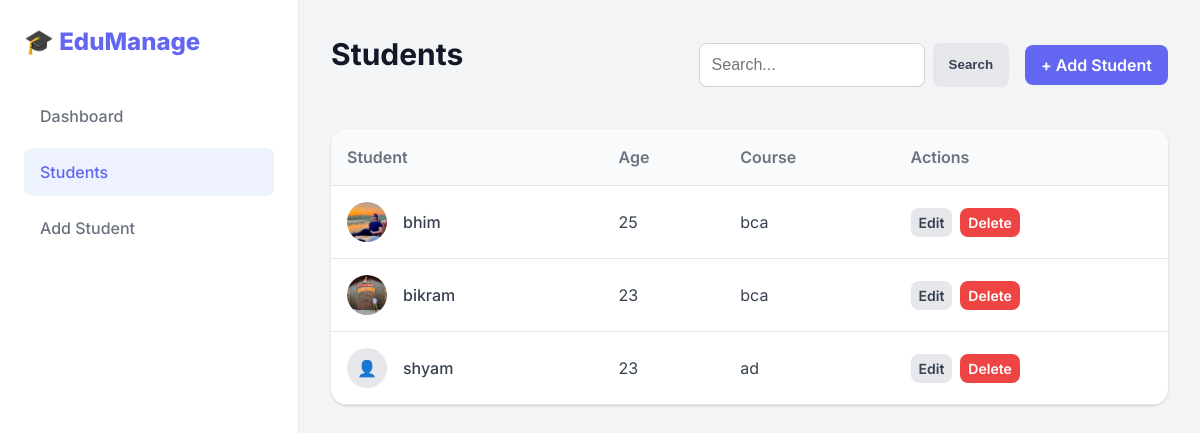
The app's page /student-list/, older data.
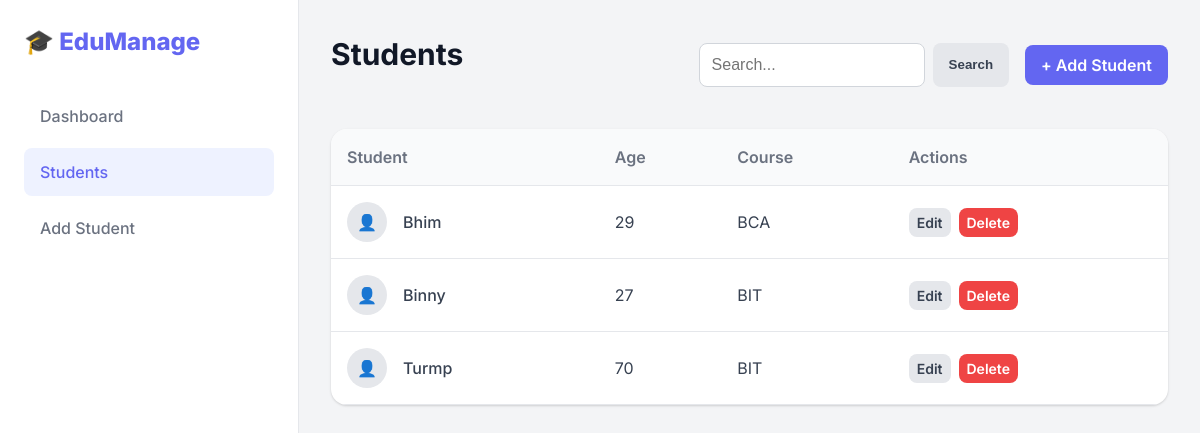
The same page, newer data.
### students/models.py (models this page shows, shortened)
class Student(models.Model):
    name = models.CharField(max_length=100)
    image = models.ImageField(upload_to='student_images/', blank=True, null=True)
    age = models.IntegerField()
    course = models.CharField(max_length=100)

### students/views.py (the view)
# urls.py: path('student-list/', StudentListView.as_view(), name='student-list'),
class StudentListView(ListView):
    model = Student
    template_name = 'students/student_list.html'
    context_object_name = 'students'
    def get_queryset(self):
        query = self.request.GET.get('q')
        if query:
            return Student.objects.filter(name__icontains=query).order_by("name")
        return Student.objects.all().order_by("name")

### students/templates/students/student_list.html (shortened to what this page needs)
{% extends 'students/base.html' %}
{% block content %}
<div class="header">
    <h1 class="page-title">Students</h1>
    <div style="display: flex; gap: 1rem; align-items: center;">
        <form method="GET" action="" style="display: flex; gap: 0.5rem;">
            <input type="text" name="q" placeholder="Search..." value="{{ request.GET.q|default:'' }}"
                class="form-control" style="width: 200px;">
            <button type="submit" class="btn btn-secondary">Search</button>
        </form>
        <a href="{% url 'student-create' %}" class="btn btn-primary">+ Add Student</a>
    </div>
</div>
<div class="table-container">
    <table class="table">
        <thead>
            <tr>
                <th>Student</th>
                <th>Age</th>
                <th>Course</th>
                <th>Actions</th>
            </tr>
        </thead>
        <tbody>
            {% for student in students %}
            <tr>
                <td>
                    <div style="display: flex; align-items: center; gap: 1rem;">
                        {% if student.image %}
                        <img src="{{ student.image.url }}" alt="{{ student.name }}" class="profile-img-thumb">
                        {% else %}
                        <div class="profile-img-thumb"
                            style="background: #e5e7eb; display: flex; align-items: center; justify-content: center;">
                            👤
                        </div>
                        {% endif %}
                        <span style="font-weight: 500;">{{ student.name }}</span>
                    </div>
                </td>
                <td>{{ student.age }}</td>
                <td>{{ student.course }}</td>
                <td>
                    <div style="display: flex; gap: 0.5rem;">
                        <a href="{% url 'student-update' student.pk %}" class="btn btn-secondary"
                            style="padding: 0.25rem 0.5rem; font-size: 0.875rem;">Edit</a>
                        <a href="{% url 'student-delete' student.pk %}" class="btn btn-danger"
                            style="padding: 0.25rem 0.5rem; font-size: 0.875rem;">Delete</a>
                    </div>
                </td>
            </tr>
            {% endfor %}
        </tbody>
    </table>
</div>
{% endblock %}

### students/templates/students/base.html (shortened to what this page needs)
{% load static %}
<!DOCTYPE html>
<html lang="en">
<head>
    <link rel="stylesheet" href="{% static 'css/style.css' %}?v={% now 'U' %}">
</head>
<body>
    <div class="layout-wrapper">
        <aside class="sidebar">
            <div class="brand">
                <span>🎓 EduManage</span>
            </div>
            <ul class="nav-links">
                <li>
                    <a href="{% url 'dashboard' %}"
                        class="nav-link {% if request.resolver_match.url_name == 'dashboard' %}active{% endif %}">
                        <span>Dashboard</span>
                    </a>
                </li>
                <li>
                    <a href="{% url 'student-list' %}"
                        class="nav-link {% if request.resolver_match.url_name == 'student-list' %}active{% endif %}">
                        <span>Students</span>
                    </a>
                </li>
                <li>
                    <a href="{% url 'student-create' %}"
                        class="nav-link {% if request.resolver_match.url_name == 'student-create' %}active{% endif %}">
                        <span>Add Student</span>
                    </a>
                </li>
            </ul>
        </aside>
        <main class="main-content">
            {% block content %}
            {% endblock %}
        </main>
    </div>
</body>
</html>

### students/static/css/style.css (style rules this page uses)
:root { --primary-color: #6366f1; --primary-hover: #4f46e5; --secondary-color: #ec4899; --bg-color: #f3f4f6; --card-bg: #ffffff; --text-main: #1f2937; --text-muted: #6b7280; --sidebar-width: 250px; --radius-lg: 16px; --radius-md: 8px; --shadow-sm: 0 1px 3px 0 rgba(0, 0, 0, 0.1), 0 1px 2px 0 rgba(0, 0, 0, 0.06); --shadow-md: 0 4px 6px -1px rgba(0, 0, 0, 0.1), 0 2px 4px -1px rgba(0, 0, 0, 0.06); --shadow-lg: 0 10px 15px -3px rgba(0, 0, 0, 0.1), 0 4px 6px -2px rgba(0, 0, 0, 0.05); }
body { font-family: 'Inter', sans-serif; background-color: var(--bg-color); color: var(--text-main); margin: 0; padding: 0; line-height: 1.5; }
h1, h2, h3, h4, h5, h6 { font-weight: 700; color: #111827; margin-top: 0; }
a { text-decoration: none; color: inherit; transition: color 0.2s; }
.layout-wrapper { display: flex; min-height: 100vh; }
.sidebar { width: var(--sidebar-width); background: var(--card-bg); border-right: 1px solid #e5e7eb; display: flex; flex-direction: column; padding: 1.5rem; position: sticky; top: 0; height: 100vh; }
.brand { font-size: 1.5rem; font-weight: 800; color: var(--primary-color); margin-bottom: 2rem; display: flex; align-items: center; gap: 0.5rem; }
.nav-links { list-style: none; padding: 0; margin: 0; display: flex; flex-direction: column; gap: 0.5rem; }
.nav-link { display: flex; align-items: center; gap: 0.75rem; padding: 0.75rem 1rem; border-radius: var(--radius-md); color: var(--text-muted); font-weight: 500; }
.nav-link:hover, .nav-link.active { background-color: #eef2ff; color: var(--primary-color); }
.main-content { flex: 1; padding: 2rem; overflow-y: auto; }
.header { display: flex; justify-content: space-between; align-items: center; margin-bottom: 2rem; }
.page-title { font-size: 1.875rem; }
.btn { display: inline-flex; align-items: center; justify-content: center; padding: 0.5rem 1rem; border-radius: var(--radius-md); font-weight: 600; cursor: pointer; border: none; transition: all 0.2s; }
.btn-primary { background-color: var(--primary-color); color: white; }
.btn-danger { background-color: #ef4444; color: white; }
.btn-secondary { background-color: #e5e7eb; color: #374151; }
.form-control { width: 100%; padding: 0.75rem; border: 1px solid #d1d5db; border-radius: var(--radius-md); font-size: 1rem; transition: border-color 0.2s; }
.table-container { background: var(--card-bg); border-radius: var(--radius-lg); box-shadow: var(--shadow-sm); overflow: hidden; }
.table { width: 100%; border-collapse: collapse; }
.table th { background-color: #f9fafb; padding: 1rem; text-align: left; font-weight: 600; color: var(--text-muted); border-bottom: 1px solid #e5e7eb; }
.table td { padding: 1rem; border-bottom: 1px solid #e5e7eb; color: #374151; }
.profile-img-thumb { width: 40px; height: 40px; border-radius: 50%; object-fit: cover; }

Row changes from the older to the newer data that the page shows:
removed Student: image (picture), name "bhim", age "25", course "bca"
removed Student: image (picture), name "bikram", age "23", course "bca"
removed Student: name "shyam", age "23", course "ad"
added Student: name "Bhim", age "29", course "BCA"
added Student: name "Binny", age "27", course "BIT"
added Student: name "Turmp", age "70", course "BIT"
